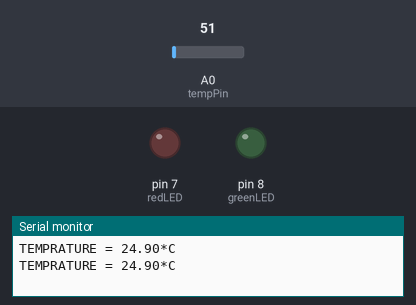
This sketch was run on a simulated Arduino Uno, built with avr-gcc and run on an emulated ATmega328P. Shown: output pins drawn as LEDs (lit = HIGH), the last lines printed to the serial monitor. Inputs (shaded band) come from the test bench; at power-on: A0 (tempPin) = 51.

Above: at 2.3 s.
2.4 s: A0 (tempPin) set to 56
At 4.0 s:
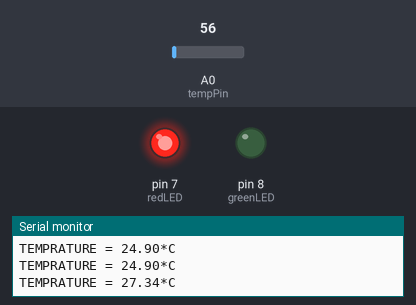
4.5 s: A0 (tempPin) set to 30
At 5.1 s:
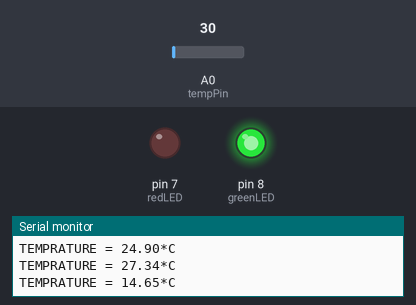
6.6 s: A0 (tempPin) set to 61
At 8.7 s:
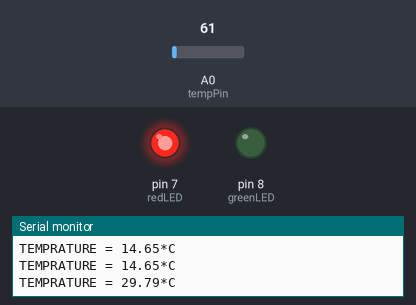
9.0 s: A0 (tempPin) set to 15
At 9.8 s:
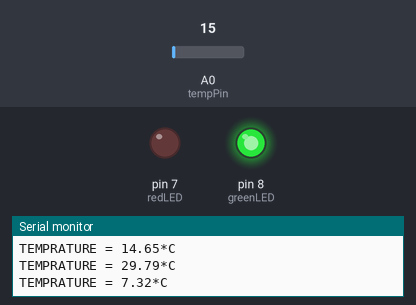
Timing chart, 0 to 12.0 s (numbered marks = the images above; inputs shaded):
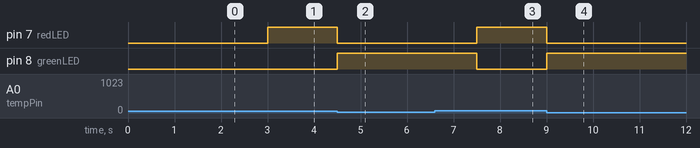

Measured:
- the behaviour switches between 51 and 52 on A0 (tempPin) (found by bisection; images 0 and 1)
- after the input at 2.4 s, pin 7 (redLED): LOW → HIGH after 0.60 s
- after the input at 4.5 s, pin 7 (redLED): HIGH → LOW at once; pin 8 (greenLED): LOW → HIGH at once
- after the input at 6.6 s, pin 7 (redLED): LOW → HIGH after 0.90 s; pin 8 (greenLED): HIGH → LOW after 0.90 s
- after the input at 9.0 s, pin 7 (redLED): HIGH → LOW at once; pin 8 (greenLED): LOW → HIGH at once

The sketch:

Temp_LM35.ino
```cpp
/* This code is for educational purpose only.
Author: Cyanogen Hacker
LM35 pin1 -> Arduino +5V
LM35 pin2 -> Arduino A0
LM35 pin3 -> Arduino GND
*/

float temp;
int tempPin = 0;
int redLED = 7;
int greenLED = 8;

void setup()
{
  Serial.begin(9600);
  pinMode(redLED, OUTPUT);
  pinMode(greenLED, OUTPUT);
}

void loop()
{
  digitalWrite(redLED, LOW);    // switch off the LEDs
  digitalWrite(greenLED, LOW);
  temp = analogRead(tempPin);
  temp = temp * 0.48828125;
  if(temp > 25)
  {
  digitalWrite(redLED, HIGH); // Red led for indicating high temp
  }
  if(temp < 15)
  {
  digitalWrite(greenLED, HIGH); // Green led for indicating low temp
  }
  Serial.print("TEMPRATURE = ");
  Serial.print(temp);
  Serial.print("*C");
  Serial.println();
  delay(1500);
}
```
